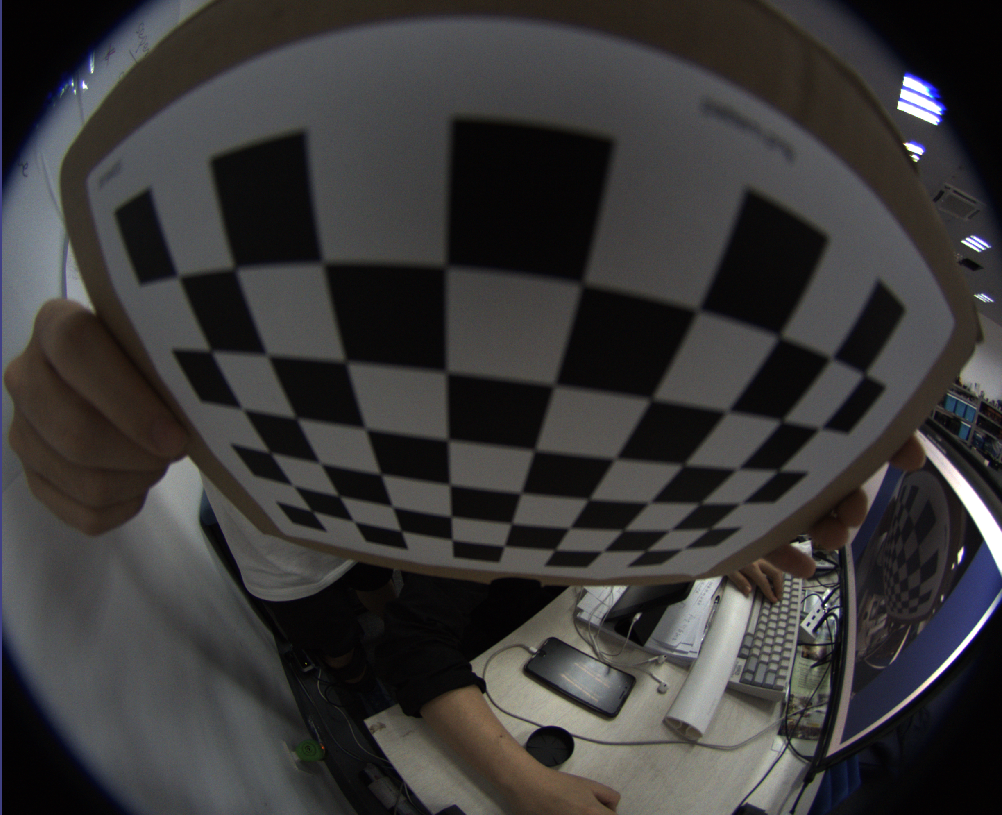
//> input picture include/pic/33ec3559eb31ed2cf6aa405285e9aaf.png, 1002 x 815 px
$ ./fisheyecalib ../include/pic/   (built with g++ and OpenCV 4)
//> lines starting //> are read from the running program, lines starting //| are printed output that depends on the picture; after the words box and inside, x2 and y2 are one past the last pixel; in counts of white or black regions, pixels touching at a corner belong together

#include <algorithm>
#include <cstdio>
#include <dirent.h>
#include <iostream>
#include <opencv2/opencv.hpp>
#include <string>
#include "time.h"

const int BOARDWIDTH = 9;
const int BOARDHEIGHT = 6;

float SQUARESIZE = 17;

using namespace std;
using namespace cv;

struct CalibSettings
{
    int getFlag()
    {
        int flag = 0;
        flag |= cv::fisheye::CALIB_RECOMPUTE_EXTRINSIC;
        flag |= cv::fisheye::CALIB_FIX_SKEW;
        return flag;
    }

    Size getBoardSize()
    {
        return Size(BOARDWIDTH, BOARDHEIGHT);
    }

    float getSquareSize()
    {
        return SQUARESIZE;
    }
};

CalibSettings s;
static void
calcBoardCornerPositions(Size boardSize, float squareSize, vector<Point3f>& corners)
{
    corners.clear();
    for (int i = 0; i < boardSize.height; ++i)
        for (int j = 0; j < boardSize.width; ++j)
            corners.push_back(Point3f(j * squareSize, i * squareSize, 0));
}
vector<string>
getImageList(string path)
{
//> called with path = "../include/pic/"
    vector<string> imagesName;
    DIR* dir;
    struct dirent* ent;
    if ((dir = opendir(path.c_str())) != NULL) {
        while ((ent = readdir(dir)) != NULL) {
            string tmpFileName = ent->d_name;
            if (tmpFileName.length() > 4) {
                auto nPos = tmpFileName.find(".png");
                if (nPos != string::npos) {
                    imagesName.push_back(path + '/' + tmpFileName);
                } else {
                    nPos = tmpFileName.find(".jpg");
                    if (nPos != string::npos)
                        imagesName.push_back(path + '/' + tmpFileName);
                }
            }
        }
        closedir(dir);
    }
    return imagesName;
}


int main(int argc, char** argv)
{
    if (argc < 2) {
        cout << "Usage: " << argv[0] << " <pic path> [square size(mm)]" << endl;
        return 0;
    }
    if (argc == 3) {
        std::string size;
        size = argv[2];
        SQUARESIZE = std::stof(size);
    }

    string pathDirectory = argv[1];
    auto imagesName = getImageList(pathDirectory);

    vector<vector<Point2f>> imagePoints;
    Size imageSize;
    vector<vector<Point3f>> objectPoints;
    for (auto image_name : imagesName) {
        Mat view;
        view = imread(image_name.c_str());
//> view is the input picture: 815 rows x 1002 cols, CV_8UC3; mean B, G, R 55.7, 55.9, 57.4

        imageSize = view.size();
//> imageSize = Size(1002, 815)
        vector<Point2f> pointBuf;
        // find the corners
        bool found = findChessboardCorners(view, s.getBoardSize(), pointBuf, CALIB_CB_ADAPTIVE_THRESH | CALIB_CB_FAST_CHECK | CALIB_CB_NORMALIZE_IMAGE);
//> pointBuf = empty; found = false
        if (found) {
            Mat viewGray;
            cvtColor(view, viewGray, COLOR_BGR2GRAY);
            cornerSubPix(viewGray, pointBuf, Size(11, 11), Size(-1, -1), TermCriteria(TermCriteria::EPS + TermCriteria::COUNT, 30, 0.1));
            imagePoints.push_back(pointBuf);
            drawChessboardCorners(view, s.getBoardSize(), Mat(pointBuf), found);
            cout << image_name << endl;
            namedWindow("image", CV_WINDOW_NORMAL);
            imshow("image", view);
            vector<Point3f> temp;
            calcBoardCornerPositions(s.getBoardSize(), s.getSquareSize(), temp);
            objectPoints.push_back(temp);
            cvWaitKey(0);
        } else {
            cout << image_name << " found corner failed! & removed!" << endl;
        }
    }
//> pass 2 of the loop `for (auto image_name : imagesName)`:
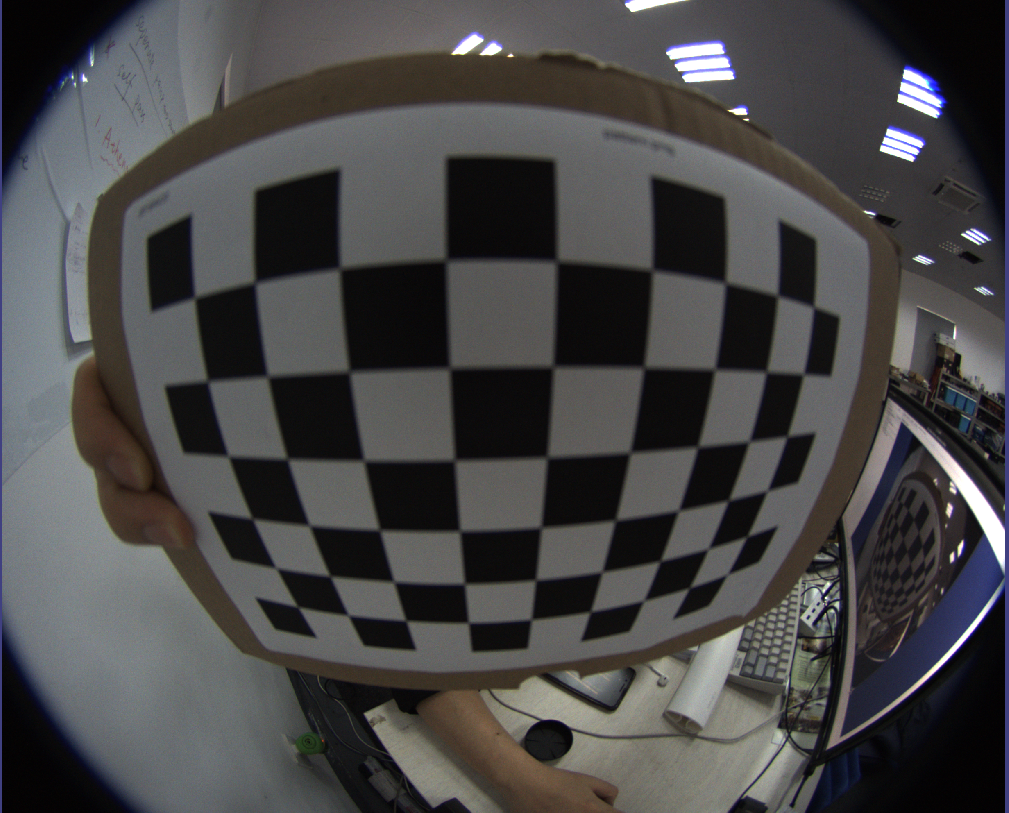
//> input picture include/pic/195cec35057fde2a957b2a9cf3604e5.png, 1009 x 813 px
//> view is the input picture: 813 rows x 1009 cols, CV_8UC3; mean B, G, R 71.2, 70.7, 71.5
//> `bool found = findChessboardCorners(view, s.getBoardSize(), pointBuf, C..`: pointBuf = 54 Points (x, y), first 12: [194.5, 297.5], [255, 283], [339.5, 268], [445.5, 260.5], [557, 261], [652, 270], [725.5, 283.5], [777.5, 296], [814, 307], [208.5, 381.5], [268, 376.5], [349.5, 372]; found = true
//> `cornerSubPix(viewGray, pointBuf, Size(11, 11), Size(-1, -1), TermCrite..`: pointBuf = 54 Points (x, y), first 12: [194.8, 297.7], [255.1, 282.6], [339.8, 268.6], [446.1, 260.3], [556.7, 261.2], [652.1, 270.3], [725.4, 282.9], [777.5, 295.8], [813.6, 307], [207.7, 381.1], [267.6, 376.5], [349.3, 371.7]
//> imagePoints = 1 point lists
//> `drawChessboardCorners(view, s.getBoardSize(), Mat(pointBuf), found);`:
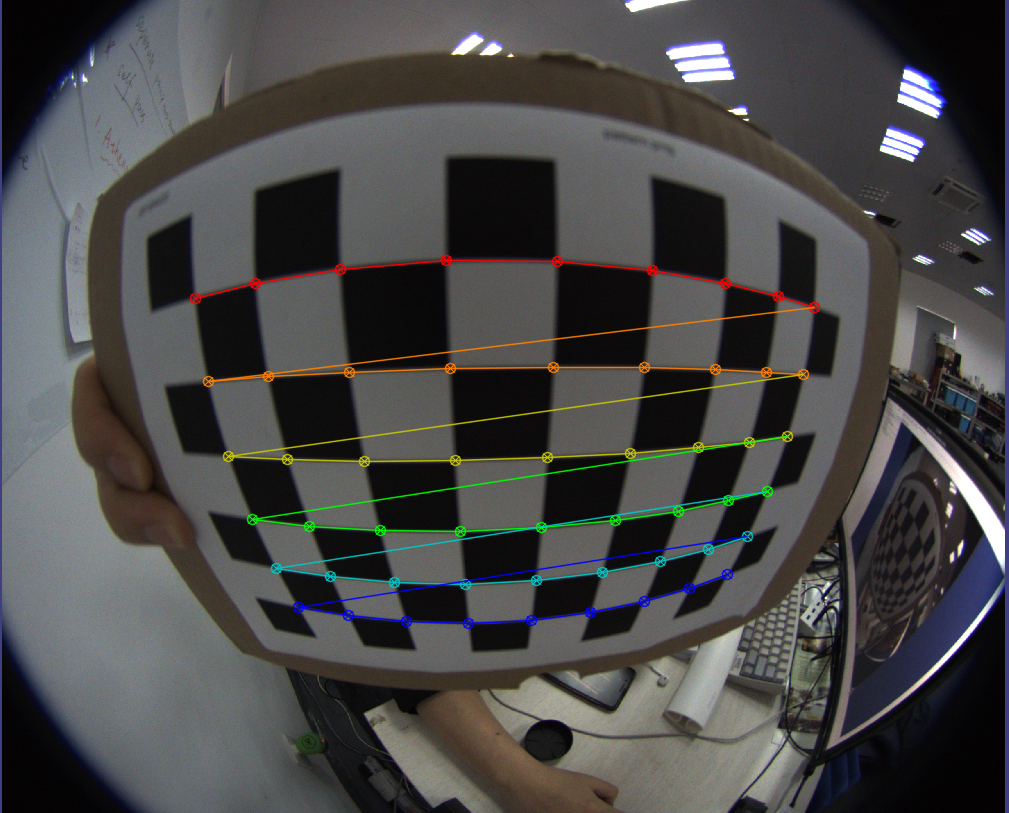
//> view: 813 rows x 1009 cols, CV_8UC3; 2.61% of pixels changed, all inside (x1, y1, x2, y2) = (189, 254, 821, 630)

    cv::Matx33d cameraMatrix;
    cv::Vec4d distCoeffs;
    std::vector<cv::Vec3d> rvec;
    std::vector<cv::Vec3d> tvec;
    double rms = fisheye::calibrate(objectPoints, imagePoints, imageSize,cameraMatrix, distCoeffs, rvec, tvec, s.getFlag(), cv::TermCriteria(3, 20, 1e-6));
//> cameraMatrix = [[315.5, 0, 495.6], [0, 317.7, 406.2], [0, 0, 1]]; distCoeffs = [0.107, -0.077, -0.0465, 0.0554]; rvec = 1 item: [0.353, -0.0627, -0.0113]; tvec = 1 item: [-58.4, -20.97, 42.09]; rms = 0.73

    cout << "-------------cameraMatrix--------------" << endl;
    cout << cameraMatrix << endl;
//| [315.548585214004, 0, 495.6286160001608;
//|  0, 317.7233568540267, 406.2365636660309;
//|  0, 0, 1]
    printf("fx:                    %.13lf\nfy:                    %.13lf\ncx:                    %.13lf\ncy:                    %.13lf\n",
           cameraMatrix(0, 0),
           cameraMatrix(1, 1),
           cameraMatrix(0, 2),
           cameraMatrix(1, 2));
//| fx:                    315.5485852140040
//| fy:                    317.7233568540267
//| cx:                    495.6286160001608
//| cy:                    406.2365636660309

    cout << "---------------distCoeffs--------------" << endl;
    cout << distCoeffs << endl;
//| [0.106796, -0.0769933, -0.0465209, 0.0553692]
    for (auto image_name : imagesName) {

        Mat view = imread(image_name.c_str());
        Mat temp = view.clone();
        Mat intrinsic_mat(cameraMatrix), new_intrinsic_mat;
//> intrinsic_mat = [[315.5, 0, 495.6], [0, 317.7, 406.2], [0, 0, 1]]
        intrinsic_mat.copyTo(new_intrinsic_mat);
//> new_intrinsic_mat = [[315.5, 0, 495.6], [0, 317.7, 406.2], [0, 0, 1]]
        new_intrinsic_mat.at<double>(0, 0) *= 0.5;
//> new_intrinsic_mat = [[157.8, 0, 495.6], [0, 317.7, 406.2], [0, 0, 1]]
        new_intrinsic_mat.at<double>(1, 1) *= 0.5;
//> new_intrinsic_mat = [[157.8, 0, 495.6], [0, 158.9, 406.2], [0, 0, 1]]
        new_intrinsic_mat.at<double>(0, 2) = 0.5 * temp.cols;
//> new_intrinsic_mat = [[157.8, 0, 501], [0, 158.9, 406.2], [0, 0, 1]]
        new_intrinsic_mat.at<double>(1, 2) = 0.5 * temp.rows;
//> new_intrinsic_mat = [[157.8, 0, 501], [0, 158.9, 407.5], [0, 0, 1]]
        cout<<new_intrinsic_mat<<endl;
//| [157.774292607002, 0, 501;
//|  0, 158.8616784270133, 407.5;
//|  0, 0, 1]
        cout<< view.type()<< endl;
//| 16
        cv::Mat map1, map2;

        Size size =  temp.size();
//> size = Size(1002, 815)
        fisheye::initUndistortRectifyMap(cameraMatrix, distCoeffs, cv::Matx33d::eye(), new_intrinsic_mat, size, CV_16SC2, map1, map2 );
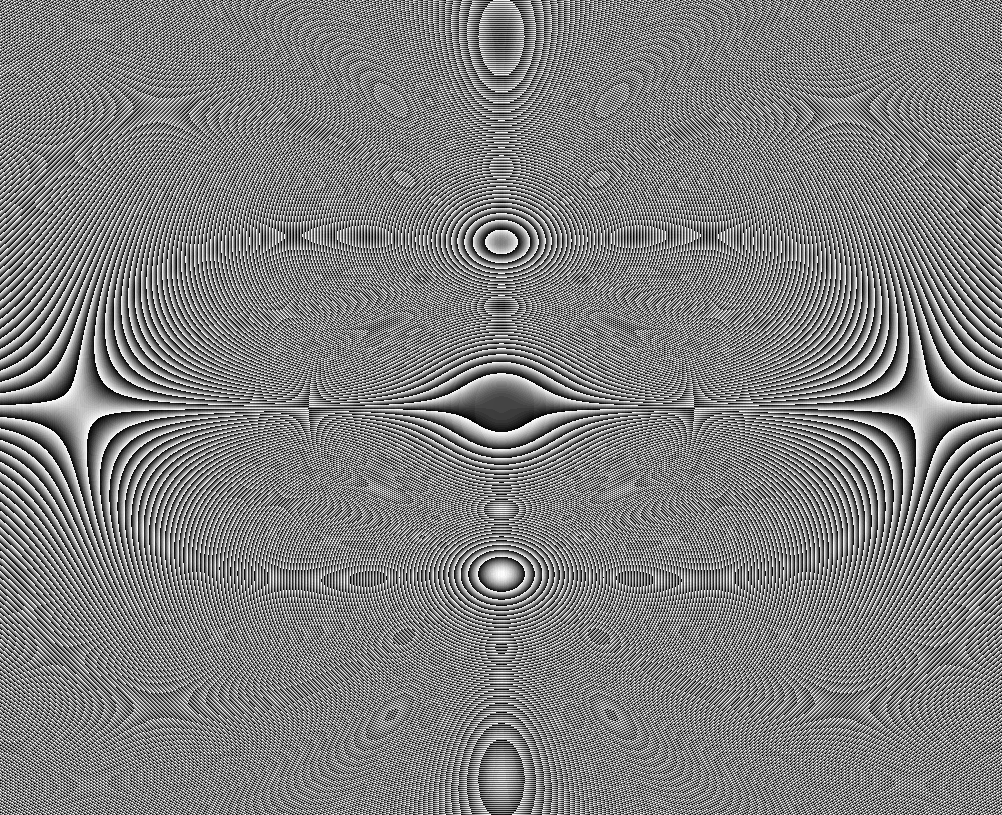
//> map2: 815 rows x 1002 cols, CV_16UC1; min 0, max 1023, mean 511.3; drawn with min black and max white

        auto start_time = clock();
        cv::remap(temp, view, map1, map2, INTER_LINEAR, BORDER_CONSTANT);
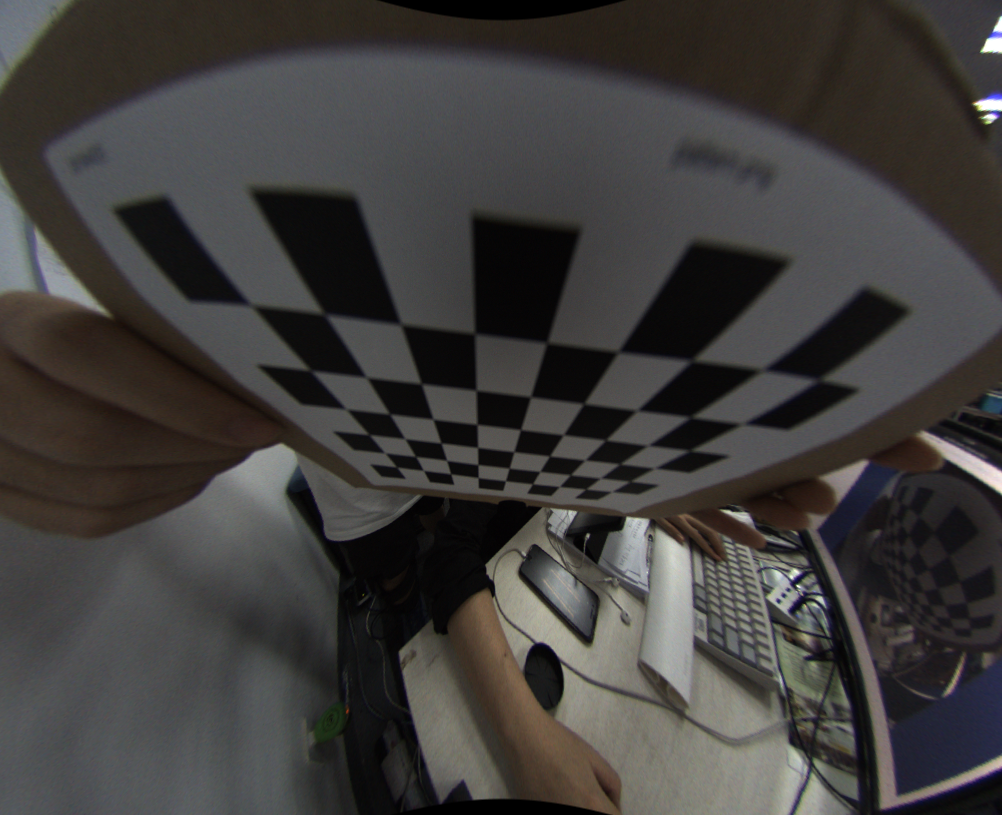
//> view: 815 rows x 1002 cols, CV_8UC3; mean B, G, R 60.2, 61.7, 64
        // fisheye::undistortImage(temp, view, cameraMatrix, distCoeffs,new_intrinsic_mat);
        auto end_time = clock();
        cout << "time in While  " << 1000.000*(end_time - start_time) / CLOCKS_PER_SEC << endl<< endl;
        // namedWindow("undist", CV_WINDOW_NORMAL);
        // imshow("undist", view);
        // waitKey(0);
        // haha

    }
//> pass 2 of the loop `for (auto image_name : imagesName)`:
//> `intrinsic_mat.copyTo(new_intrinsic_mat);`: new_intrinsic_mat = [[315.5, 0, 495.6], [0, 317.7, 406.2], [0, 0, 1]]
//> `new_intrinsic_mat.at<double>(0, 0) *= 0.5;`: new_intrinsic_mat = [[157.8, 0, 495.6], [0, 317.7, 406.2], [0, 0, 1]]
//> `new_intrinsic_mat.at<double>(1, 1) *= 0.5;`: new_intrinsic_mat = [[157.8, 0, 495.6], [0, 158.9, 406.2], [0, 0, 1]]
//> `new_intrinsic_mat.at<double>(0, 2) = 0.5 * temp.cols;`: new_intrinsic_mat = [[157.8, 0, 504.5], [0, 158.9, 406.2], [0, 0, 1]]
//> `new_intrinsic_mat.at<double>(1, 2) = 0.5 * temp.rows;`: new_intrinsic_mat = [[157.8, 0, 504.5], [0, 158.9, 406.5], [0, 0, 1]]
//| [157.774292607002, 0, 504.5;
//|  0, 158.8616784270133, 406.5;
//|  0, 0, 1]
//| 16
//> map2: 813 rows x 1009 cols, CV_16UC1
//> `cv::remap(temp, view, map1, map2, INTER_LINEAR, BORDER_CONSTANT);`:
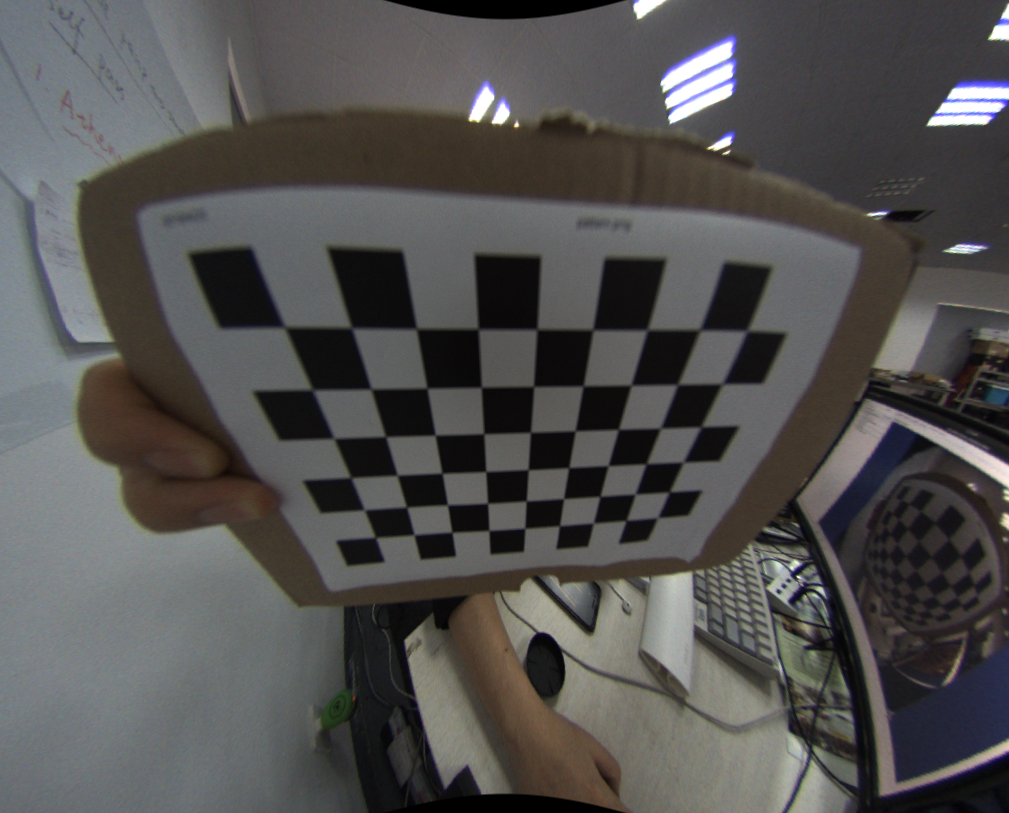
//> view: 813 rows x 1009 cols, CV_8UC3; mean B, G, R 80.2, 81.1, 82.5

    return 0;
}
